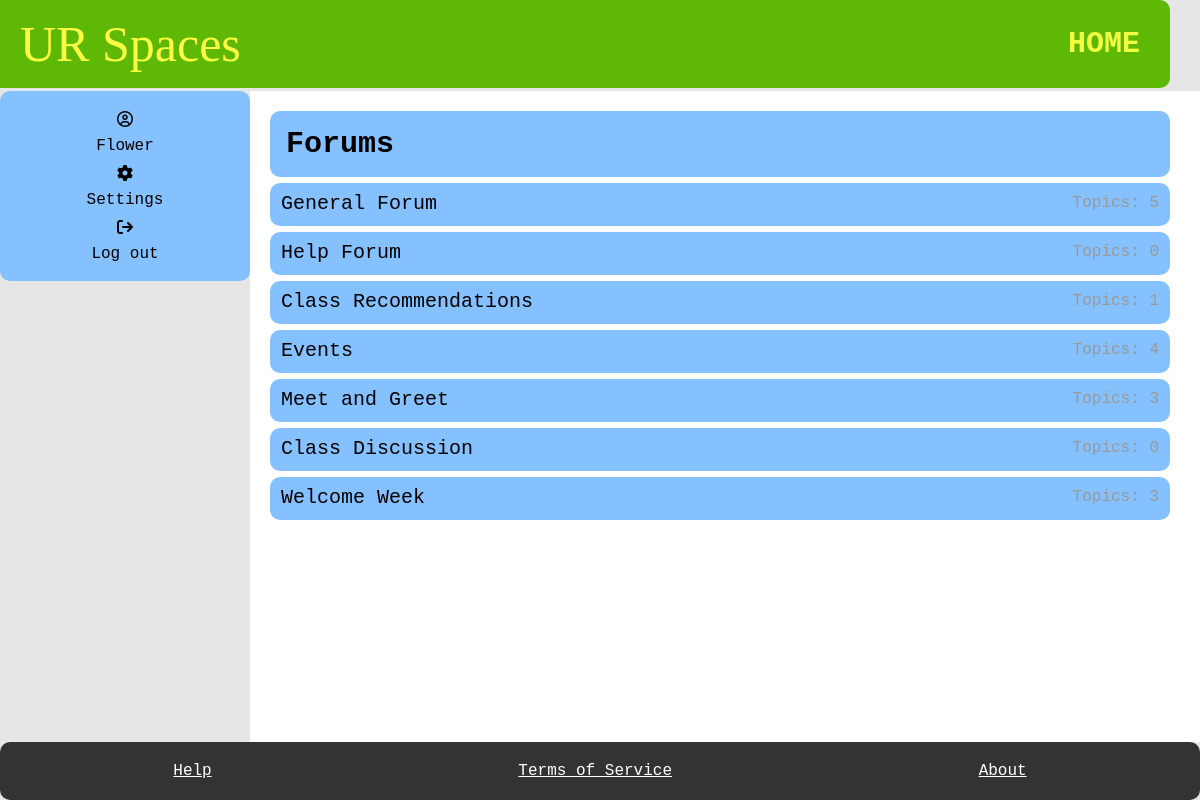
Screenshot of /index/ (signed in) with the database file from the repository.
### myapp/models.py (models this page shows, shortened)
class SubForum(models.Model):
    sub_name = models.CharField(max_length=100)
    slug = models.SlugField(max_length=400, unique=True, blank=True)
    def get_url(self):
        return reverse("subforum", kwargs={
            "slug":self.slug
        })
    @property
    def num_posts(self):
        return Posts.objects.filter(SubForum_ID = self, User_ID__banned =False).count()

### myapp/views.py (the view)
# urls.py: path("index/", index, name="index"),
@login_required
def index(request):
    sub = SubForum.objects.all()
    return render(request, "index.html", {"indexs": sub})

### myapp/templates/index.html
{% extends 'base.html' %}
{% block title %}
<h1>HOME</h1>
{% endblock %}
{% block content %}
    <main>
        <section class="forums">
        <div class="forum-item">
            <h2> Forums </h2>
        </div>
        {% for field in indexs %}
        <div class="forum-item">
          <a href="{{field.get_url}}" > {{ field.sub_name }} </a>
          <span> Topics:  {{field.num_posts}} </span>
        </div>
        {% endfor %}
      </section>
    </main>
    {% endblock %}

### myapp/templates/base.html (shortened to what this page needs)
{%load static%}
<!DOCTYPE html>
<html lang="en">
    <head>
        <link rel="stylesheet" href="{%static 'style.css' %}"/>
    </head>
  <body>
    <div id="container">
        <header>
          <a href="{% url 'index' %}" class="title">UR Spaces</a>
          {% block title %}
          {% endblock %}
        </header>
        <aside id="aside">
          <div class="user-panel">
            <i class="fa-regular fa-circle-user"></i><a href="{% url 'profile' %}"> {{request.user.username}} </a>
            {% if request.user.is_staff%}
            <i class="fa-solid fa-file-lines"></i><a href="{% url 'report' %}"> Reports </a>
            {%else%}
            <i class="fa-solid fa-gear"></i><a href="{% url 'setting' %}"> Settings </a>
            {% endif %}
            <i class="fa-solid fa-arrow-right-from-bracket"></i><a href="{% url 'logout' %}">Log out </a>
          </div>
        </aside>
    {% block content %}
    {% endblock %}
    <footer>
        <a href="{% url 'help' %}" id="footer_link">Help</a>
        <a href="{% url 'service' %}" id="footer_link">Terms of Service</a>
        <a href="{% url 'about' %}" id="footer_link">About</a>
      </footer>
    </div>
  </body>
</html>

### myapp/static/style.css (style rules this page uses)
body { font-family: monospace; font-size: 16px; background-color: #e6e6e6; margin: 0; padding: 0; }
#container { display: grid; grid-template-areas: "header header" ". ." "aside main" "footer footer"; grid-template-rows: auto 3px 1fr auto; grid-template-columns: 250px 1fr; min-height: 100vh; }
header { grid-area: header; display: flex; justify-content: space-between; align-items: center; padding: 15px 30px; background-color: #5eb805; border-radius: 10px; position: relative; left: -30px; }
header .title { font-size: 50px; color: #f2ff42; text-decoration: none; font-family: 'Brush Script MT', Brush Script Std, cursive; position: relative; left: 20px; }
header h1 { font-size: 30px; margin: 0; color: #f2ff42 }
#aside { grid-area: aside; padding: 20px 20px; background-color: #85c0ff; height: 150px; display: flex; flex-direction: column; align-items: center; gap: 10px; border-radius: 10px; }
.user-panel { width: 100%; display: flex; flex-direction: column; align-items: center; gap: 10px; }
main { grid-area: main; background-color: white; padding: 20px; padding-right: 30px; }
.forums h2 { font-size: 30px; margin-bottom: 15px; margin-top: 15px; margin-left: 15px; }
.forum-item { display: flex; justify-content: space-between; background-color: #85c0ff; border-radius: 10px; padding: 1px; }
.forums { display: flex; flex-direction: column; gap: 6px; }
.forums a { display: block; font-size: 20px; text-decoration: none; color: #333; margin-bottom: 10px; margin-top: 8px; margin-left: 10px; }
.forums span { font-size: 16px; color: #999; margin-bottom: 10px; margin-top: 10px; margin-right: 10px; }
footer { grid-area: footer; background-color: #333; padding: 20px; display: flex; justify-content: space-around; border-radius: 10px; }
#footer_link { color: white; text-decoration: underline;; font-size: 16px; }
a:link { color: #000000; text-decoration: none; }
a.title:link { text-decoration: none; color: #fafd44; }

### rows the page displays
SubForum: sub_name "General Forum", num_posts "5"
SubForum: sub_name "Help Forum", num_posts "0"
SubForum: sub_name "Class Recommendations", num_posts "1"
SubForum: sub_name "Events", num_posts "4"
SubForum: sub_name "Meet and Greet", num_posts "3"
SubForum: sub_name "Class Discussion", num_posts "0"
SubForum: sub_name "Welcome Week", num_posts "3"

### other values shown
{{ request.user.username }} "Flower"
